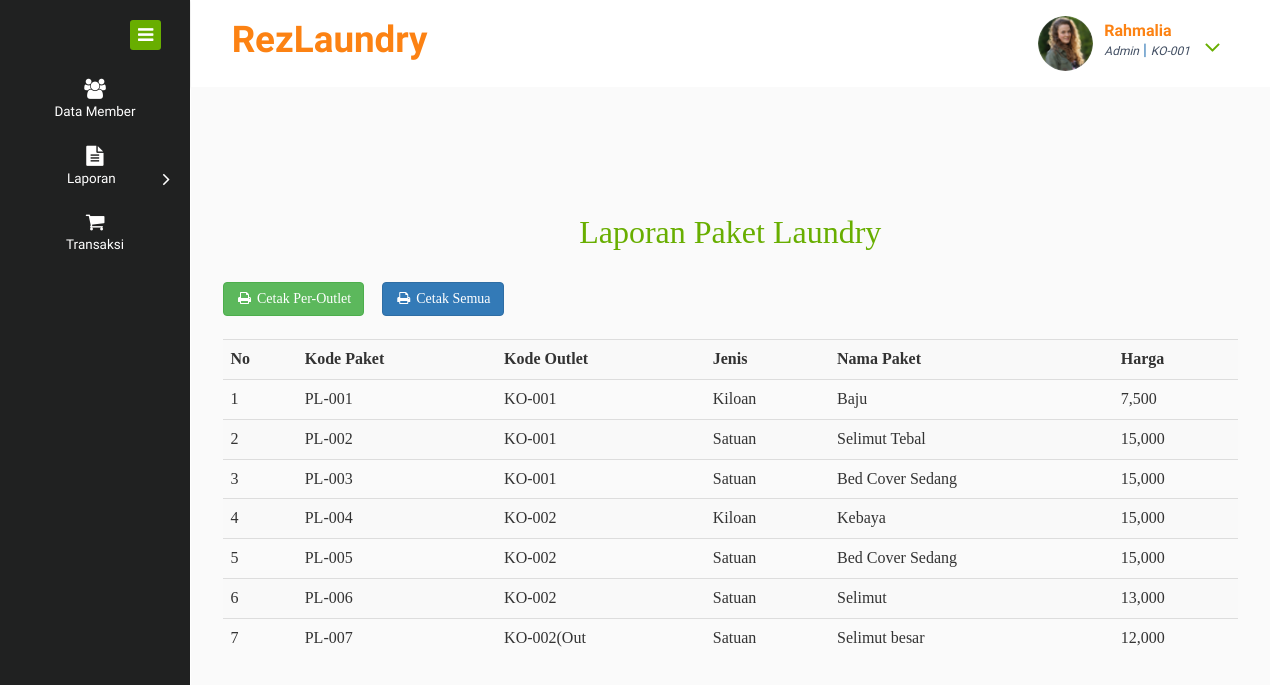
Screenshot of /laplan2.php (signed in) with the database file from the repository.
### tables this page shows
CREATE TABLE `pegawai` (
  `Kode_p` varchar(10) NOT NULL,
  `Kode_outlet` varchar(10) NOT NULL,
  `Nama_p` varchar(30) NOT NULL,
  `Username` varchar(20) NOT NULL,
  `Password` varchar(200) NOT NULL,
  `JK` enum('Laki-Laki','Perempuan') NOT NULL,
  `Alamat` varchar(50) NOT NULL,
  `No_tlp` varchar(13) NOT NULL,
  `Jabatan` varchar(15) NOT NULL,
  `Status` varchar(15) NOT NULL,
  `Foto` longblob NOT NULL
);

CREATE TABLE `paket` (
  `Kode_paket` varchar(10) NOT NULL,
  `Kode_outlet` varchar(10) NOT NULL,
  `Jenis` enum('Kiloan','Satuan','Selimut','Bad Cover','Lain-Lain') NOT NULL,
  `Nama_paket` varchar(20) NOT NULL,
  `Harga` int(11) NOT NULL
);

### laplan2.php (the view, shortened to what this page needs)
<!DOCTYPE HTML>
<html>
<head>
<link href="css/bootstrap.css" rel="stylesheet" type="text/css" media="all">
<link href="css/style.css" rel="stylesheet" type="text/css" media="all"/>
<link href="css/font-awesome.css" rel="stylesheet">
</head>
<body>
<div class="page-container">
   <div class="left-content">
	   <div class="mother-grid-inner">
				<div class="header-main">
					<div class="header-left">
							<div class="logo-name">
									 <a href="index.html"> <h1>RezLaundry</h1></a>
							</div>
							<div class="clearfix"> </div>
						 </div>
						 <div class="header-right">
							<?php
                    include 'koneksi.php';
                    $user = $_SESSION['Username'];
                    $query = mysqli_query($koneksi, "SELECT Foto FROM pegawai WHERE Username='$user'");
                    while ($data = mysqli_fetch_array($query)) {
                    ?>
							<div class="profile_details">
								<ul>
									<li class="dropdown profile_details_drop">
										<a href="#" class="dropdown-toggle" data-toggle="dropdown" aria-expanded="false">
											<div class="profile_img">
												<span class="prfil-img"><?php echo "<img src='images/$data[Foto]' width='55' height='55' class='img-circle'/> ";?> </span>
												<div class="user-name">
													<p><?php echo $_SESSION['Username']; ?></p>
                        							<span><?php echo $_SESSION['Jabatan']; ?></span> |
            <?php
            include 'koneksi.php';
            $user = $_SESSION['Username'];
            $query=mysqli_query($koneksi,"SELECT Kode_outlet FROM pegawai WHERE Username='$user'");
            while ($d = mysqli_fetch_array($query)) {
            	?>
            	<tr>
            		<span><?php echo $d['Kode_outlet'];?></span>
            	</tr>
            	<?php } ?>
												</div>
												<i class="fa fa-angle-down lnr"></i>
												<div class="clearfix"></div>
											</div>
										</a>
										<?php } ?>
									</li>
								</ul>
							</div>
							<div class="clearfix"> </div>
						</div>
				     <div class="clearfix"> </div>
				</div>
<div class="inner-block">
    <div class="blank">
    	<center><h2><font face="Cambria Math">Laporan Paket Laundry</font></h2></center>
  <font face="Cambria Math">
    <div class="row">
      <div class="col-md-2">
    <form action="cetaklan2.php">
        <a data-toggle="modal" data-target="#smallModal">
         <button class="btn btn-success"><i class="fa fa-print fa-fw"></i> Cetak Per-Outlet</button>
        </a>
        </form></div>
    <form action="cetaklan.php">
         <button class="btn btn-primary"><i class="fa fa-print fa-fw"></i> Cetak Semua</button>
        </form>
    </div>
        <br>
  <table class="table table-striped">
                  <tr>
                    <th>No</th>
                      <th>Kode Paket</th>
                      <th>Kode Outlet</th>
                      <th>Jenis</th>
                      <th>Nama Paket</th>
                      <th>Harga</th>
                  </tr>
                  <?php
    include 'koneksi.php';
    $data = mysqli_query($koneksi,"SELECT * FROM `paket`");
    $no=1;
    while($d = mysqli_fetch_array($data)){
      ?>
      <tr>
        <td><?php echo $no++; ?></td>
        <td><?php echo $d['Kode_paket']; ?></td>
        <td><?php echo $d['Kode_outlet']; ?></td>
        <td><?php echo $d['Jenis']; ?></td>
        <td><?php echo $d['Nama_paket']; ?></td>
        <td><?php echo number_format($d['Harga']); ?></td>
      </tr>
      <?php
    }
    ?>
    </table>
        </font>
    </div>
</div>
</div>
</div>
    <div class="sidebar-menu">
		  	<div class="logo"> <a href="#" class="sidebar-icon"> <span class="fa fa-bars"></span> </a>  </div>
		    <div class="menu">
		      <ul id="menu" >
		        <li><a href="member2.php"><i class="fa fa-group"></i><span>Data Member</span></a></li>
		        <li id="menu-academico" ><a href="#"><i class="fa fa-file-text"></i><span>Laporan</span><span class="fa fa-angle-right" style="float: right"></span></a>
		        </li>
		        <li><a href="index2.php"><i class="fa fa-shopping-cart"></i><span>Transaksi</span></a>
		        </li>
		      </ul>
		    </div>
	 </div>
</div>
</body>
</html>

### rows the page displays
pegawai: Foto (picture), Kode_outlet "KO-001"
paket: Kode_paket "PL-001", Kode_outlet "KO-001", Jenis "Kiloan", Nama_paket "Baju", Harga "7,500"
paket: Kode_paket "PL-002", Kode_outlet "KO-001", Jenis "Satuan", Nama_paket "Selimut Tebal", Harga "15,000"
paket: Kode_paket "PL-003", Kode_outlet "KO-001", Jenis "Satuan", Nama_paket "Bed Cover Sedang", Harga "15,000"
paket: Kode_paket "PL-004", Kode_outlet "KO-002", Jenis "Kiloan", Nama_paket "Kebaya", Harga "15,000"
paket: Kode_paket "PL-005", Kode_outlet "KO-002", Jenis "Satuan", Nama_paket "Bed Cover Sedang", Harga "15,000"
paket: Kode_paket "PL-006", Kode_outlet "KO-002", Jenis "Satuan", Nama_paket "Selimut", Harga "13,000"
paket: Kode_paket "PL-007", Kode_outlet "KO-002(Out", Jenis "Satuan", Nama_paket "Selimut besar", Harga "12,000"
